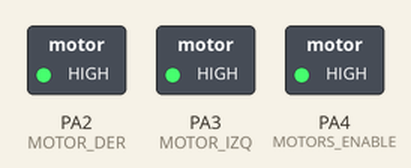
Recording of a sketch running on a simulated STM32 Blue Pill. Shown: switched loads named in the sketch (green lamp = pin HIGH).

Above: at 0.5 s.
At 5.5 s:
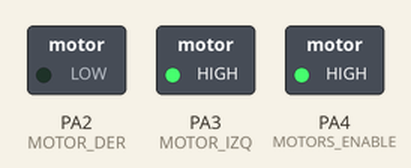
Timing chart, 0 to 8.1 s (numbered marks = the images above):
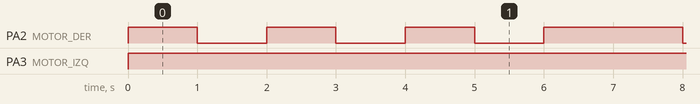

Measured:
- by itself, PA2 (MOTOR_DER): repeats every 7.0 s: 2 × (LOW 1.0 s, HIGH 1.0 s), LOW 1.0 s, HIGH 2.0 s
- by itself, PA3 (MOTOR_IZQ): LOW → HIGH at 0.00 s
- by itself, everything shown: repeats every 7.0 s, in 6 steps

The sketch:

001-robot-diferencial.ino
```cpp
#define MOTORS_ENABLE PA4
#define MOTOR_IZQ PA3
#define MOTOR_DER PA2
#define LED       PC13


void giraDer(void){
	analogWrite(MOTOR_DER, 255);
	analogWrite(MOTOR_IZQ,   0);
	digitalWrite(LED_BUILTIN,LOW);
	delay(1000);
  }


void giraIzq(void){
	analogWrite(MOTOR_DER,   0);
	analogWrite(MOTOR_IZQ, 255);
	digitalWrite(LED_BUILTIN,LOW);
	delay(1000);
  }

void rect(int PWM){
	analogWrite(MOTOR_DER, PWM);
	analogWrite(MOTOR_IZQ, PWM);
	digitalWrite(LED_BUILTIN,HIGH);
	delay(1000);
  }

int acel(int mode){
	int pwm = 0;
	if(mode == 0){
		return pwm;
	}
	if(mode == 1) //aceleracion
		while(pwm<255){
			pwm ++;
			return pwm;
			}
	if(mode == 2) //desaceleracion
		while(pwm > 0)
			pwm --;

}

void setup() {
  // put your setup code here, to run once:
  pinMode(MOTOR_DER, OUTPUT);
  pinMode(MOTOR_IZQ, OUTPUT);
  pinMode(MOTORS_ENABLE,OUTPUT);
  digitalWrite(MOTORS_ENABLE, HIGH);
}


int Valor_PWM = 0;
void loop() {
        rect(255);
        giraIzq();
        rect(255);
        giraIzq();
        rect(255);
        giraIzq();
        rect(255);
    }
```
